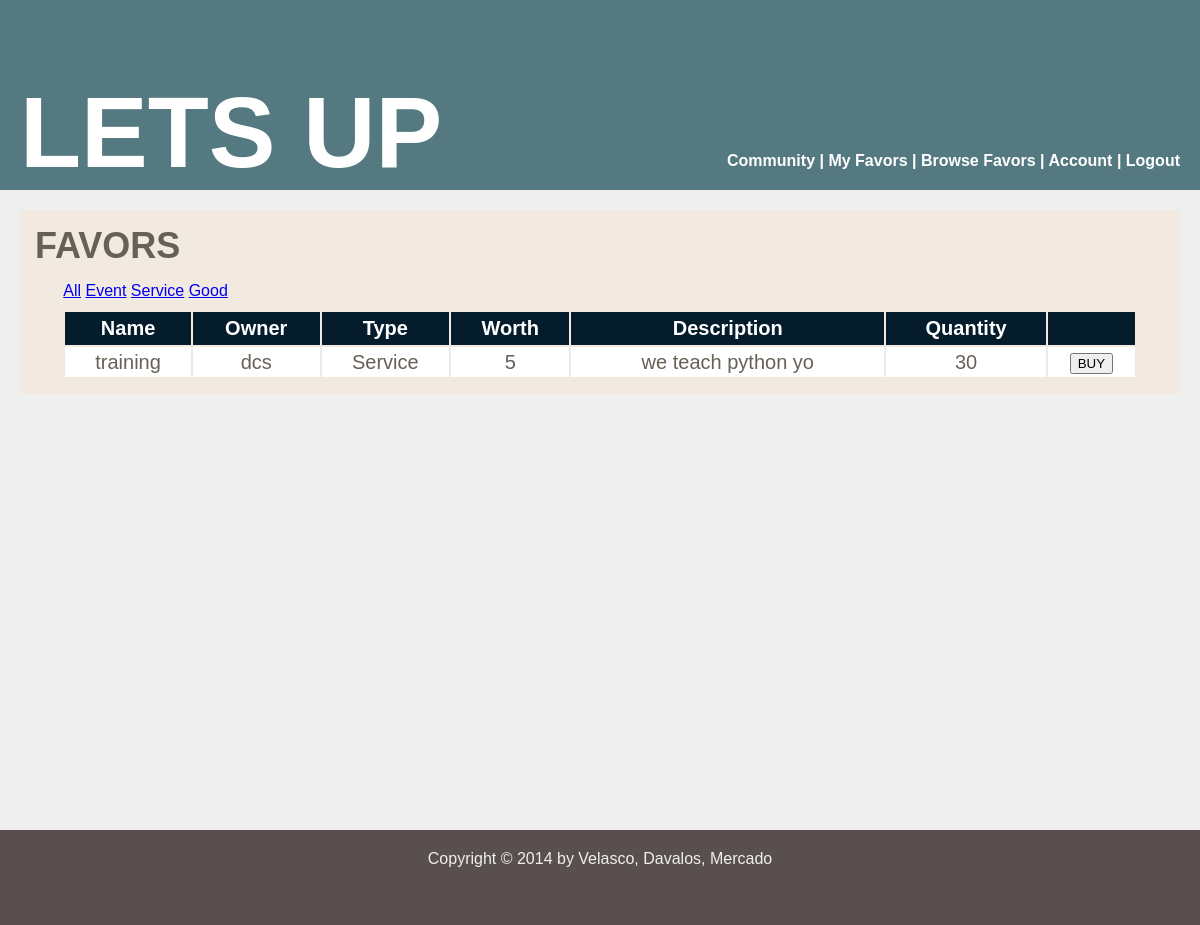
/index.php/favors/get/service, run on the app's committed database.
### tables this page shows
CREATE TABLE IF NOT EXISTS `favor` (
	`favorid` INTEGER AUTO_INCREMENT,
	`owner` INTEGER NOT NULL,
	`name` VARCHAR(20) UNIQUE,
	`worth` INTEGER NOT NULL,
	`qty` INTEGER,
	`type` ENUM('Service', 'Event', 'Good') NOT NULL,
	`description` TEXT,
	CONSTRAINT `favorPK` PRIMARY KEY (`favorid`),
	CONSTRAINT `favorFKuser` FOREIGN KEY (`owner`) REFERENCES `user` (`userid`)
);

CREATE TABLE IF NOT EXISTS `user` (
	`userid` INTEGER AUTO_INCREMENT,
	`username` VARCHAR(20) UNIQUE,
	`points` INTEGER DEFAULT 0,
	`password` VARCHAR(20),
	`about` TEXT,
	`isOrg` BOOLEAN DEFAULT 0, 
	CONSTRAINT `userPK` PRIMARY KEY (`userid`)
);

### application/controllers/favors.php (called while the page is built, shortened)
<?php if ( ! defined('BASEPATH')) exit('No direct script access allowed');
class Favors extends CI_Controller {
    public function __construct() {
        $this->load->model(array('favor'));
    }
    public function get($key) {
        $data['favors'] = $this->favor->get_favors($key);
        $this->load->view('headfoot/header');
        $this->load->view('favors', $data);
        $this->load->view('headfoot/footer');
    }
}

### index.php (called while the page is built, shortened)
<?php
require_once BASEPATH.'core/CodeIgniter.php';

### application/models/favor.php (called while the page is built, shortened)
<?php
class Favor extends CI_Model{
	public function get_favors($key = NULL) {
		$this->db->select(array(
				'favor.favorid as favorid',
				'favor.name as name',
				'user.username as owner',
				'favor.worth as worth',
				'favor.qty as qty',
				'favor.type as type',
				'favor.description as description',
			)
		);
		$this->db->from('favor');
		$this->db->join('user', 'favor.owner = user.userid');
		if ($key != NULL) {
			$this->db->where('favor.type', $key);
		}
		$query = $this->db->get();
		return $query->result();
	}
}

### application/views/favors.php (the view)
<div id="main-content">
    <div class="segment">
        <div class="greeting">
            FAVORS
        </div>
        <div id="favor-filters" style="margin-left:2.5%">
            <a href="<?php echo site_url('favors') ?>">All</a>
            <a href="<?php echo site_url('favors/get/event') ?>">Event</a>
            <a href="<?php echo site_url('favors/get/service') ?>">Service</a>
            <a href="<?php echo site_url('favors/get/good') ?>">Good</a>
        </div>
        <table>
            <thead>
                <tr>
                    <th>Name</th>
                    <th>Owner</th>
                    <th>Type</th>
                    <th>Worth</th>
                    <th>Description</th>
                    <th>Quantity</th>
                    <th></th>
                </tr>
            </thead>
            <tbody>
                <?php foreach ($favors as $f) { ?>
                    <tr>
                        <td><?php echo $f->name ?></td>
                        <td><?php echo $f->owner ?></td>
                        <td><?php echo $f->type ?></td>
                        <td><?php echo $f->worth ?></td>
                        <td><?php echo $f->description ?></td>
                        <td><?php echo $f->qty ?></td>
                        <td><button>BUY</button></td>
                    </tr>
                <?php } ?>
            </tbody>
        </table>
    </div>
</div>

### css/main.css (style rules this page uses)
table { width: 95%; margin: auto; text-align: center; font-size: 20px; }
th { padding: 5px; background: #051C2C; color: white; }
td { padding: 3px; background: white; }
#main-content { min-height: 600px; background: #EFEFEF; padding: 20px; color: #676056; }
.segment { padding: 15px; background: #F2E9E1; margin-bottom: 30px; }
.greeting { font-weight: bold; font-size: 36px; margin-bottom: 15px; }
#favor-filters { margin-bottom: 10px; }
body { background: #99CCFF; font-family: Helvetica; margin:0; }

### data on the page
favor: name "training", owner.username "dcs", type "Service", worth "5", description "we teach python yo", qty "30"
